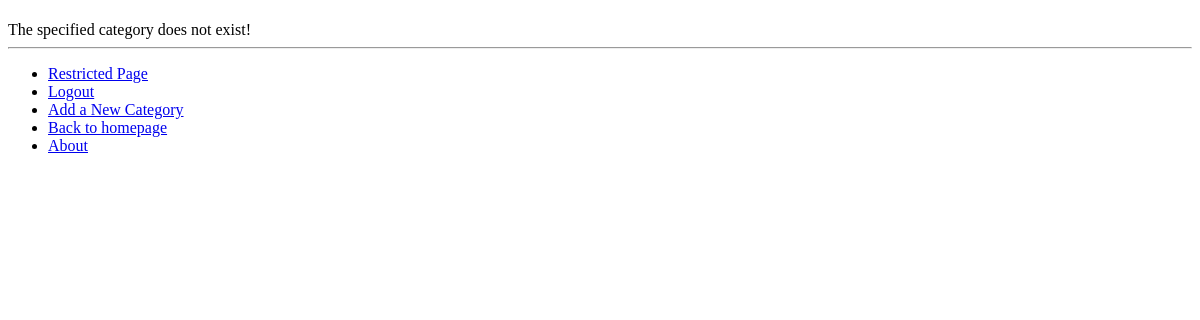
Page /rango/category/category-test-2/ (signed in) on the earlier database version.
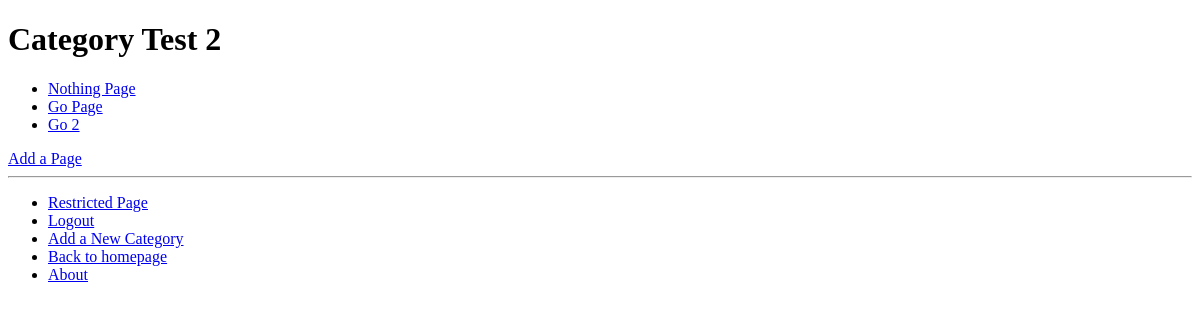
Same page on the later database version.
### rango/models.py (models this page shows, shortened)
class Category(models.Model):
    name = models.CharField(max_length=128, unique=True)
    views = models.IntegerField(default=0)
    likes = models.IntegerField(default=0)
    slug = models.SlugField()
    class Meta:
        verbose_name_plural = "Categories"

class Page(models.Model):
    category = models.ForeignKey(Category)
    title = models.CharField(max_length=128)
    url = models.URLField()
    views = models.IntegerField(default=0)
    slug = models.SlugField()

### rango/views.py (the view)
# urls.py: url(r'^category/(?P<category_name_slug>[\w\-]+)/$', views.category, name='category'),
def category(request, category_name_slug):
    context_dict = {}
    try:
        category = Category.objects.get(slug=category_name_slug)
        context_dict['category_name'] = category.name
        pages = Page.objects.filter(category=category)
        context_dict['pages'] = pages
        context_dict['category'] = category
        context_dict['category_name_slug'] = category_name_slug
    except Category.DoesNotExist:
        pass
    return render(request, 'rango/category.html', context_dict)

### templates/rango/category.html (shortened to what this page needs)
{% extends 'rango/base.html' %}
{% load staticfiles %}
{% block body_block %}
    <h1>{{ category_name }}</h1>
    {% if category %}
        {% if pages %}
        <ul>
            {% for page in pages %}
                <li><a href="{{ page.url }}">{{ page.title }}</a></li>
            {% endfor %}
        </ul>
        {% else %}
                <strong>No pages currently in category.</strong><br>
        {% endif %}
        {% if user.is_authenticated %}
                <a href="{% url 'add_page' category_name_slug %}">Add a Page</a><br>
        {% endif %}
    {% else %}
         The specified category {{ category_name }} does not exist!<br>
    {% endif %}
{% endblock %}

### templates/rango/base.html (shortened to what this page needs)
<!DOCTYPE html>
<html>
    <head>
    </head>
    <body>
        <div>
            {% block body_block %}{% endblock %}
        </div>
        <hr />
	    <div>
		    <ul>
		    {% if user.is_authenticated %}
		        <li><a href="{% url 'restricted' %}">Restricted Page</a></li>
		        <li><a href="{% url 'logout' %}">Logout</a></li>
		        <li><a href="{% url 'add_category' %}">Add a New Category</a></li>
		    {% else %}
		        <li><a href="{% url 'register' %}">Register Here</a></li>
		        <li><a href="{% url 'login' %}">Login</a></li>
		    {% endif %}
			<li><a href="{% url 'index' %}">Back to homepage</a></li>
		    <li><a href="{% url 'about' %}">About</a></li>
		    </ul>
		</div>
    </body>
</html>

Differences in the rows shown:
added Category: name "Category Test 2"
added Page: title "Nothing Page"
added Page: title "Go Page"
added Page: title "Go 2"
Other differences:
text no longer shown: "The specified category does not exist!"
text now shown: "Add a Page"
